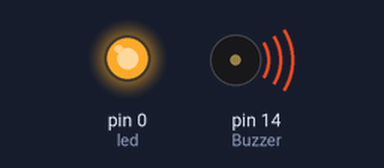
Bench run of a sketch on a simulated Arduino Uno, built with avr-gcc and run on an emulated ATmega328P. On the bench: output pins drawn as LEDs (lit = HIGH), buzzer (waves = sounding, pin HIGH).

Above: at 1.0 s.
At 5.0 s:
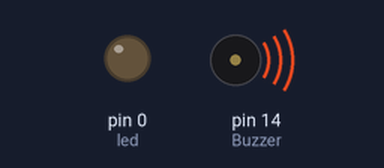
At 11.0 s:
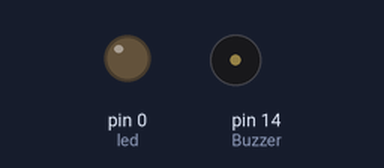
Timing chart, 0 to 15.6 s (numbered marks = the images above):
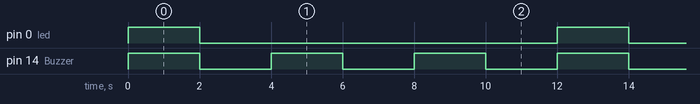

Measured:
- by itself, pin 0 (led): alternates HIGH for 2.0 s and LOW for 10.0 s
- by itself, pin 14 (Buzzer): alternates HIGH for 2.0 s and LOW for 2.0 s
- by itself, everything shown: repeats every 12.0 s, in 6 steps

The sketch:

sketch_feb25a_LESSON_3.ino
```cpp
#define Buzzer 14
#define led 0
#define ledy 12
#define ledx 13


void setup() {
  // put your setup code here, to run once:
  pinMode(Buzzer, OUTPUT);
  pinMode(led, OUTPUT);

}

void loop() {
  // put your main code here, to run repeatedly:
  digitalWrite(Buzzer,HIGH);
  digitalWrite(led,HIGH);
  delay(2000);
  digitalWrite(Buzzer,LOW);
  digitalWrite(led,LOW);
  delay(2000);

  digitalWrite(Buzzer,HIGH);
  digitalWrite(ledy,HIGH);
  delay(2000);
  digitalWrite(Buzzer,LOW);
  digitalWrite(ledy,LOW);
  delay(2000);

  digitalWrite(Buzzer,HIGH);
  digitalWrite(ledx,HIGH);
  delay(2000);
  digitalWrite(Buzzer,LOW);
  digitalWrite(ledx,LOW);
  delay(2000);
}
```
